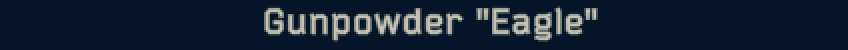
#> input picture asd.png, 424 x 25 px (shown 2 times larger)
$ python 'from arepl_dump import dump.py'
#> lines starting #> are read from the running program, lines starting #| are printed output that depends on the picture
import cv2
import numpy as np

img = cv2.imread("asd.png", 0)
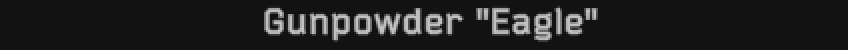
#> img: shape (25, 424) (shown 2 times larger); min 18, max 193, mean 32.9

print(img)
#> (printed output is left out)

cv2.imshow("asd", img)
